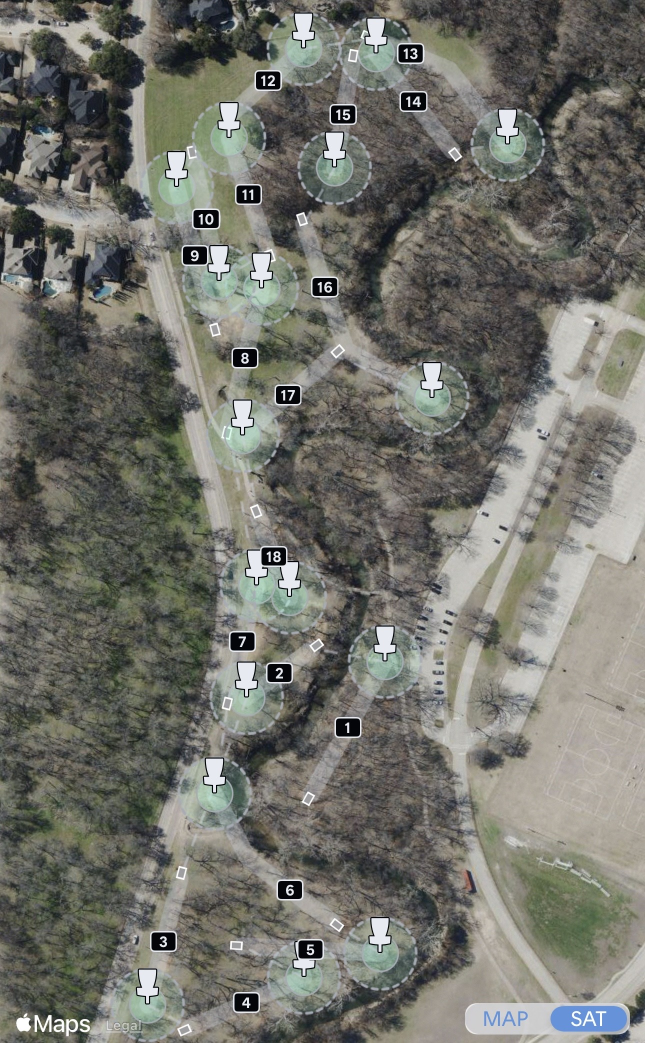
#> input picture resources/stitch-annotate/AlexClark/AlexClark-McKinney-TX.jpg, 1290 x 2086 px, found by its file name (shown at 1/2 size)
$ python hole_path_alexclark_check.py
#> lines starting #> are read from the running program, lines starting #| are printed output that depends on the picture
### old-stuff/scripts/cv-probes/hole_path_anchor_experiments.py
#!/usr/bin/env python3
"""Anchor/mask experiments on top of the low-parameter hole-path fit.

Domain fact from the course author: UDisc places each hole's number badge ON
the fairway path, with a straight segment from the teepad center to the
badge center. Also: multiple bends are uncommon but not rare (hole 18 on
IMG_5641 is a real example), so all arms here allow up to 3 bends
(the baseline probe allowed 2).

Arms, sharing the evidence map and scorer of hole_path_lowparam_fit.py:

  baseline     tee -> basket fit, plain evidence (as committed, but K<=3)
  anchor       first segment FIXED tee -> badge center, then fit
               badge -> basket with 0..3 further bends
  mask         badge rectangles removed from the evidence (samples inside
               any badge box are excluded from scoring), tee -> basket fit
  mask+anchor  both of the above

Usage:
  python3 scripts/cv-probes/hole_path_anchor_experiments.py --out /tmp/chainspot-hole-path-exp

Writes per-arm results JSON, a 4-panel overlay contact sheet, and prints a
comparison table (per-hole bends/score, holes 1-3 golden containment).
"""

from __future__ import annotations

import argparse
import json
from pathlib import Path

import numpy as np
from PIL import Image, ImageDraw

import hole_path_lowparam_fit as base

BADGES = [  # mirror of courseGroundTruth.ts BADGES: (hole, xPx, yPx)
    (1, 754.5, 448.5), (2, 577.5, 582.0), (3, 606.5, 670.5), (4, 444.0, 744.0),
    (5, 550.5, 813.0), (6, 550.5, 884.5), (7, 444.0, 982.5), (8, 461.0, 1068.0),
    (9, 338.0, 1304.5), (10, 195.5, 1555.0), (11, 241.0, 1818.0),
    (12, 375.0, 1644.5), (13, 572.0, 1535.0), (14, 703.5, 1426.0),
    (15, 906.0, 1277.0), (16, 1140.0, 966.5), (17, 965.0, 922.0),
    (18, 862.5, 778.0),
]
BADGE_HALF_W, BADGE_HALF_H = 34, 24  # generous half-extents in source px
MAX_BENDS = 3


def make_scorer(ev, valid):
    """Like base.make_scorer but samples inside masked areas are excluded."""
    h, w = ev.shape

    # [12 lines left out: function score, not called in this run]

    return score


# [168 lines left out: functions split_longest, fit, containment, main, not called in this run]


# [2 lines that do not run on import are left out]

### old-stuff/scripts/cv-probes/hole_path_alexclark_check.py
#!/usr/bin/env python3
"""Second-course check of the hole-path fit: AlexClark (McKinney, TX).

Fixture: resources/stitch-annotate/AlexClark/AlexClark-McKinney-TX.jpg with
hand-drawn gutter labels for the course's three BENT holes in
AlexClark-McKinney-TX-labels.json (the "number" field is a label index, not
the course hole number). No badge ground truth exists for this course, so
the fit runs unanchored tee -> basket.

Two-stage fit:
  A) bend-count selection with saturated evidence clip(dL/4) and margin 0.05
     (the --final config from hole_path_anchor_experiments.py);
  B) bend-position refinement with graded evidence clip(dL/12), which
     recenters the line inside narrow corridors (structure kept fixed).

Usage:
  python3 scripts/cv-probes/hole_path_alexclark_check.py --out /tmp/chainspot-alexclark
"""

from __future__ import annotations

import argparse
import json
from pathlib import Path

import numpy as np
from PIL import Image, ImageDraw
from scipy import ndimage as ndi
from skimage.color import rgb2lab

import hole_path_anchor_experiments as exp
import hole_path_lowparam_fit as base

REPO = Path(__file__).resolve().parents[2]
SOURCE = REPO / "resources/stitch-annotate/AlexClark/AlexClark-McKinney-TX.jpg"
LABELS = REPO / "resources/stitch-annotate/AlexClark/AlexClark-McKinney-TX-labels.json"
S = 3


def containment_mask(hole, size):
    tee = np.array([hole["tee"]["xPx"], hole["tee"]["yPx"]])
    left = [(p["xPx"] / S, p["yPx"] / S) for p in hole["left"]]
    right = [(p["xPx"] / S, p["yPx"] / S) for p in hole["right"]]
    # orient the right edge basket->tee so left + right forms a simple loop
    if np.hypot(right[0][0] * S - tee[0], right[0][1] * S - tee[1]) < \
       np.hypot(right[-1][0] * S - tee[0], right[-1][1] * S - tee[1]):
        right = right[::-1]
    m = Image.new("1", size)
    ImageDraw.Draw(m).polygon(left + right, fill=1)
    return np.asarray(m, bool)


def containment(mask, pts):
    p = base.sample(pts)
    xs = np.clip(p[:, 0].astype(int), 0, mask.shape[1] - 1)
    ys = np.clip(p[:, 1].astype(int), 0, mask.shape[0] - 1)
    return float(mask[ys, xs].mean())


def main():
    ap = argparse.ArgumentParser()
    ap.add_argument("--out", default="/tmp/chainspot-alexclark")
    args = ap.parse_args()
    out = Path(args.out)
    out.mkdir(parents=True, exist_ok=True)

    base.EVIDENCE_DL, base.BEND_MARGIN = 4.0, 0.05
    full = Image.open(SOURCE).convert("RGB")
#> full is the input picture: PIL image 1290x2086 RGB; mean R, G, B 113.5, 113.7, 106.4
    im = np.asarray(full.resize((full.width // S, full.height // S),
                                Image.LANCZOS)).astype(np.float32) / 255
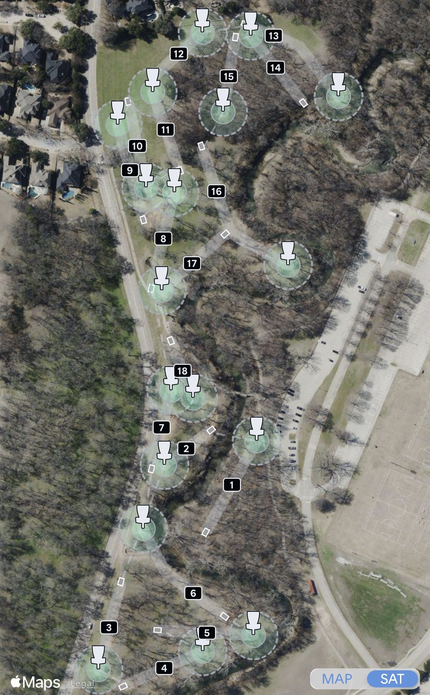
#> im: shape (695, 430, 3) float32; mean R, G, B 0.445, 0.446, 0.417
    lightness = rgb2lab(im)[..., 0]
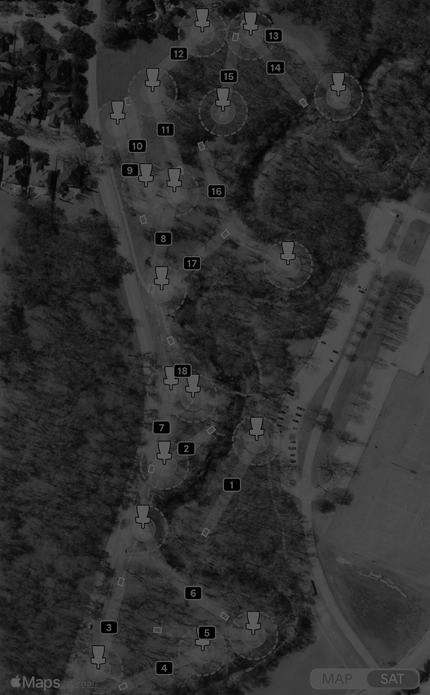
#> lightness: shape (695, 430) float32; min 0, max 100, mean 47.1
    d_l = lightness - ndi.uniform_filter(lightness, 41)
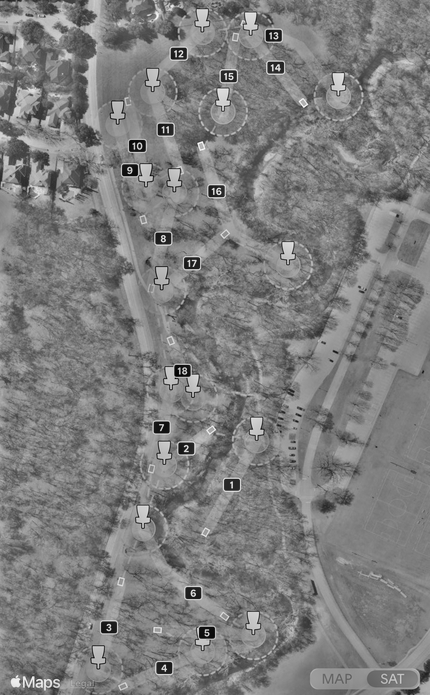
#> d_l: shape (695, 430) float32; min -61.39, max 62.99, mean 0; drawn with min black and max white
    ones = np.ones(d_l.shape, bool)
    sc_flat = exp.make_scorer(np.clip(d_l / 4, 0, 1), ones)
    sc_graded = exp.make_scorer(np.clip(d_l / 12, 0, 1), ones)

#> (the run stopped early here; a loop or call above may not have finished)

$ run again, with resources/stitch-annotate/AlexClark/AlexClark-B.PNG saved as resources/stitch-annotate/AlexClark/AlexClark-McKinney-TX.jpg
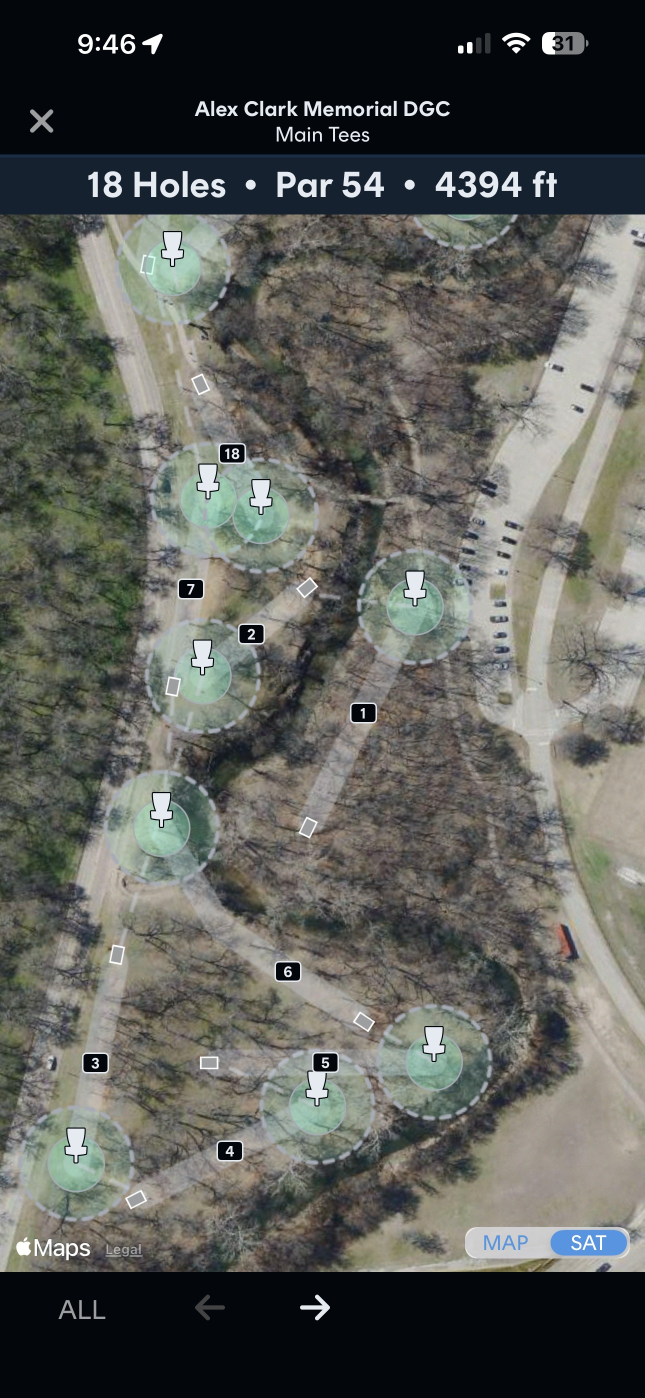
#> input picture resources/stitch-annotate/AlexClark/AlexClark-B.PNG, 1290 x 2796 px, found by its file name (shown at 1/2 size)
#> in main, full is the input picture: PIL image 1290x2796 RGB; mean R, G, B 92.6, 94.1, 89.2
#> in main, `lightness = rgb2lab(im)[..., 0]`:
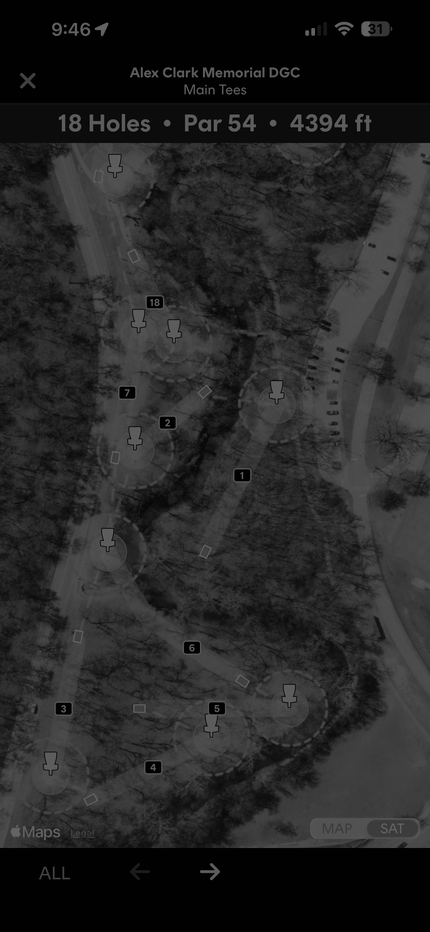
#> lightness: shape (932, 430) float32; min 0, max 100, mean 38.7
#> in main, `d_l = lightness - ndi.uniform_filter(lightness, 41)`:
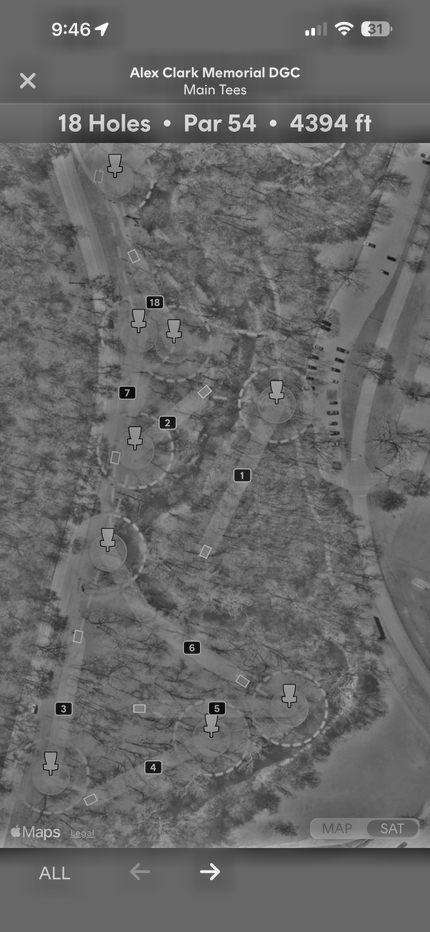
#> d_l: shape (932, 430) float32; min -64.54, max 94.66, mean 0; drawn with min black and max white

$ run again, with resources/stitch-annotate/AlexClark/AlexClark-T.PNG saved as resources/stitch-annotate/AlexClark/AlexClark-McKinney-TX.jpg
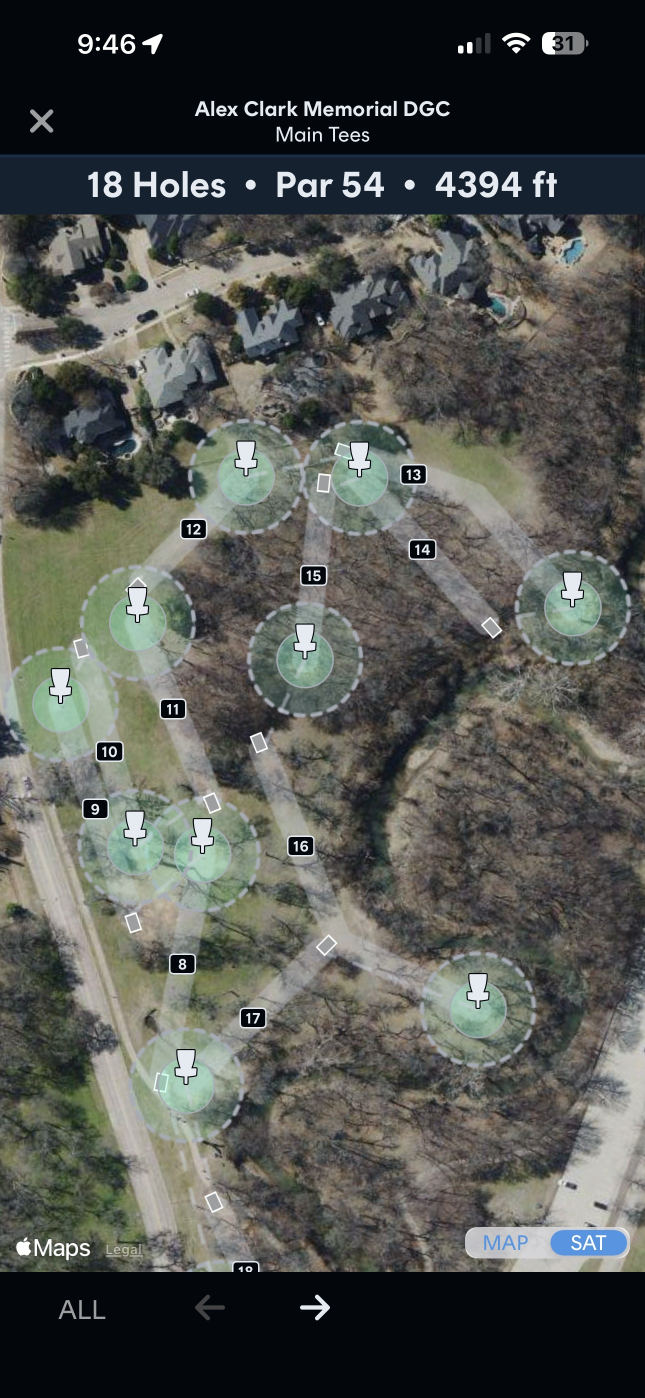
#> input picture resources/stitch-annotate/AlexClark/AlexClark-T.PNG, 1290 x 2796 px, found by its file name (shown at 1/2 size)
#> in main, full is the input picture: PIL image 1290x2796 RGB; mean R, G, B 83.2, 85.3, 80.8
#> in main, `lightness = rgb2lab(im)[..., 0]`:
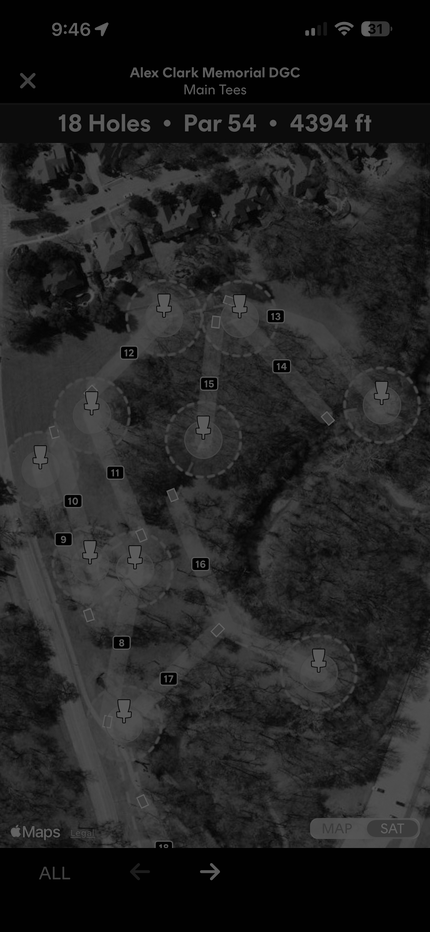
#> lightness: shape (932, 430) float32; min 0, max 100, mean 35
#> in main, `d_l = lightness - ndi.uniform_filter(lightness, 41)`:
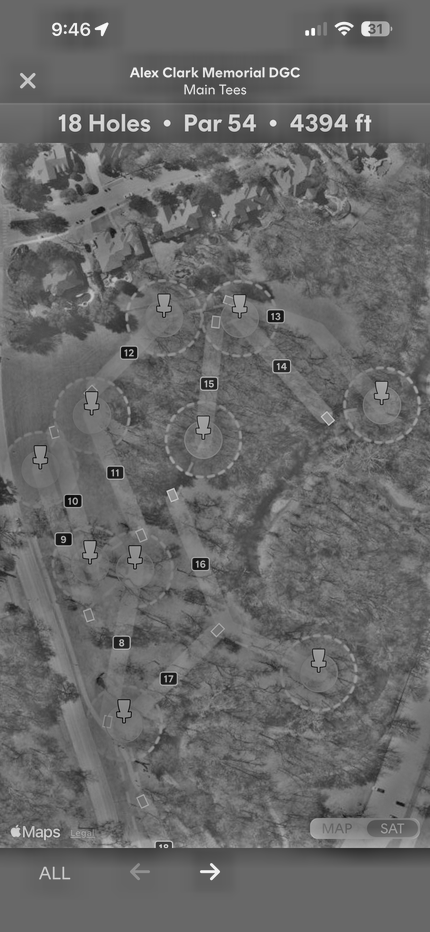
#> d_l: shape (932, 430) float32; min -65.35, max 94.66, mean 0; drawn with min black and max white
